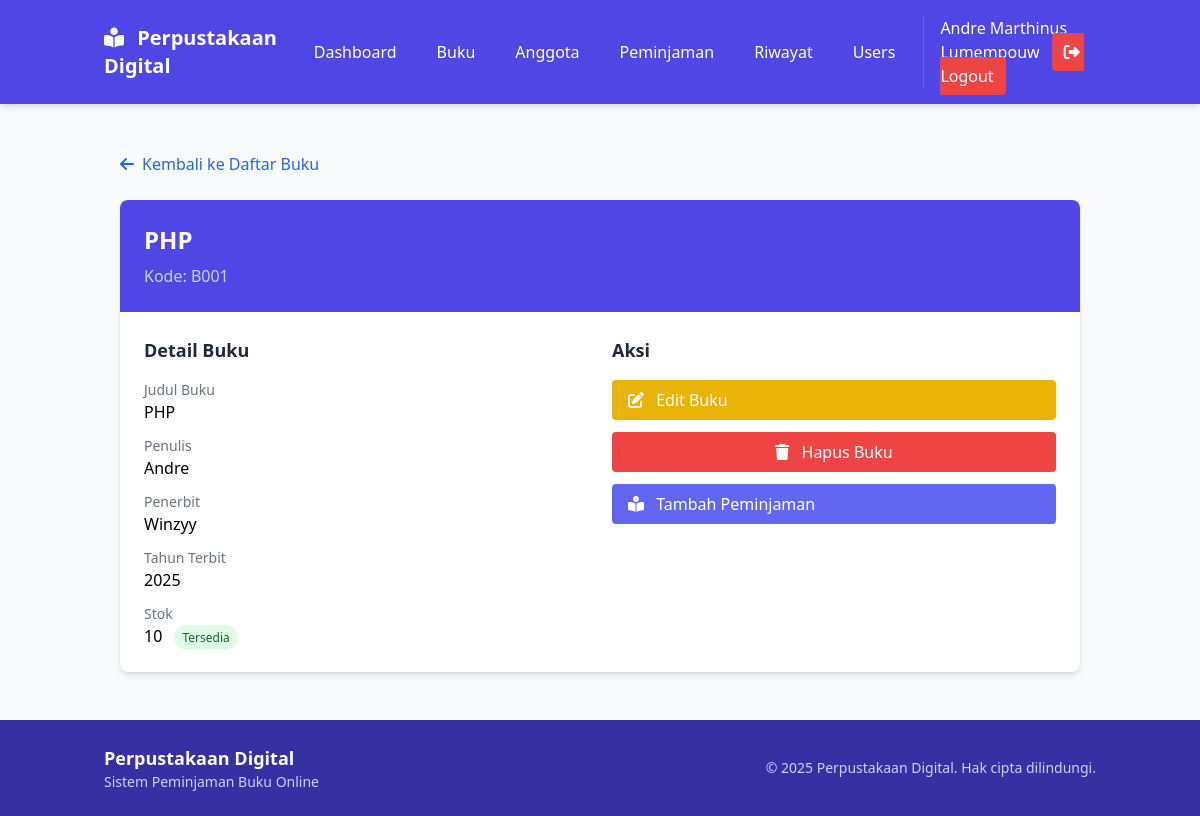
Screenshot of /buku/detail.php?id=1 (signed in) with the database file from the repository.
### tables this page shows
CREATE TABLE `buku` (
  `id_buku` int(11) NOT NULL,
  `kode_buku` varchar(10) NOT NULL,
  `judul_buku` varchar(255) NOT NULL,
  `penulis` varchar(100) DEFAULT NULL,
  `penerbit` varchar(100) DEFAULT NULL,
  `tahun_terbit` year(4) DEFAULT NULL,
  `stok` int(11) DEFAULT NULL
);

### config/auth.php (called while the page is built, shortened)
<?php
function checkAccess($allowed_roles = []) {
    return in_array($_SESSION['role'], $allowed_roles);
}

### buku/detail.php (the view, shortened to what this page needs)
<?php
require_once '../config/db.php';
require_once '../config/auth.php';
$id = isset($_GET['id']) ? (int)$_GET['id'] : 0;
$book = null;
$error = '';
if($id <= 0) {
    $error = "ID buku tidak valid";
} else {
    try {
        $sql = "SELECT * FROM buku WHERE id_buku = :id";
        $stmt = $conn->prepare($sql);
        $stmt->bindParam(':id', $id, PDO::PARAM_INT);
        $stmt->execute();
        $book = $stmt->fetch(PDO::FETCH_ASSOC);
    } catch(PDOException $e) {
        $error = "Error: " . $e->getMessage();
    }
}
include '../templates/header.php';
?>
<div class="container mx-auto px-4 py-6">
    <div class="mb-6">
        <a href="index.php" class="inline-flex items-center text-blue-600 hover:text-blue-800">
            <i class="fas fa-arrow-left mr-2"></i> Kembali ke Daftar Buku
        </a>
    </div>
    <?php if($error): ?>
        <div class="bg-red-100 border-l-4 border-red-500 text-red-700 p-4 mb-6" role="alert">
            <p><?= $error ?></p>
        </div>
    <?php elseif($book): ?>
        <div class="bg-white rounded-lg shadow-md overflow-hidden">
            <div class="bg-indigo-600 text-white p-6">
                <h1 class="text-2xl font-bold"><?= htmlspecialchars($book['judul_buku']) ?></h1>
                <p class="text-indigo-200 mt-2">Kode: <?= htmlspecialchars($book['kode_buku']) ?></p>
            </div>
            <div class="p-6">
                <div class="grid grid-cols-1 md:grid-cols-2 gap-6">
                    <div>
                        <h2 class="text-lg font-semibold text-gray-800 mb-4">Detail Buku</h2>
                        <div class="space-y-3">
                            <div>
                                <p class="text-sm text-gray-500">Judul Buku</p>
                                <p class="font-medium"><?= htmlspecialchars($book['judul_buku']) ?></p>
                            </div>
                            <div>
                                <p class="text-sm text-gray-500">Penulis</p>
                                <p class="font-medium"><?= htmlspecialchars($book['penulis']) ?></p>
                            </div>
                            <div>
                                <p class="text-sm text-gray-500">Penerbit</p>
                                <p class="font-medium"><?= htmlspecialchars($book['penerbit']) ?></p>
                            </div>
                            <div>
                                <p class="text-sm text-gray-500">Tahun Terbit</p>
                                <p class="font-medium"><?= htmlspecialchars($book['tahun_terbit']) ?></p>
                            </div>
                            <div>
                                <p class="text-sm text-gray-500">Stok</p>
                                <p class="font-medium">
                                    <?= (int)$book['stok'] ?>
                                    <?php if((int)$book['stok'] <= 0): ?>
                                        <span class="ml-2 px-2 py-1 bg-red-100 text-red-800 text-xs rounded-full">Habis</span>
                                    <?php elseif((int)$book['stok'] < 5): ?>
                                        <span class="ml-2 px-2 py-1 bg-yellow-100 text-yellow-800 text-xs rounded-full">Stok Sedikit</span>
                                    <?php else: ?>
                                        <span class="ml-2 px-2 py-1 bg-green-100 text-green-800 text-xs rounded-full">Tersedia</span>
                                    <?php endif; ?>
                                </p>
                            </div>
                        </div>
                    </div>
                    <div>
                        <h2 class="text-lg font-semibold text-gray-800 mb-4">Aksi</h2>
                        <div class="space-y-3">
                            <?php if(checkAccess([1, 2])):  ?>
                                <a href="edit.php?id=<?= $book['id_buku'] ?>" class="inline-block w-full bg-yellow-500 text-white px-4 py-2 rounded hover:bg-yellow-600">
                                    <i class="fas fa-edit mr-2"></i> Edit Buku
                                </a>
                                <button onclick="confirmDelete(<?= $book['id_buku'] ?>)" class="inline-block w-full bg-red-500 text-white px-4 py-2 rounded hover:bg-red-600">
                                    <i class="fas fa-trash mr-2"></i> Hapus Buku
                                </button>
                                <?php if((int)$book['stok'] > 0): ?>
                                <a href="../pinjam/tambah.php?id_buku=<?= $book['id_buku'] ?>" class="inline-block w-full bg-indigo-500 text-white px-4 py-2 rounded hover:bg-indigo-600">
                                    <i class="fas fa-book-reader mr-2"></i> Tambah Peminjaman
                                </a>
                                <?php endif; ?>
                            <?php endif; ?>
                        </div>
                    </div>
                </div>
            </div>
        </div>
    <?php endif; ?>
</div>
<?php include '../templates/footer.php'; ?>

### rows the page displays
buku: judul_buku "PHP", kode_buku "B001", penulis "Andre", penerbit "Winzyy", tahun_terbit "2025", stok "10"

### other values shown
$_SESSION['nama'] "Andre Marthinus Lumempouw"
